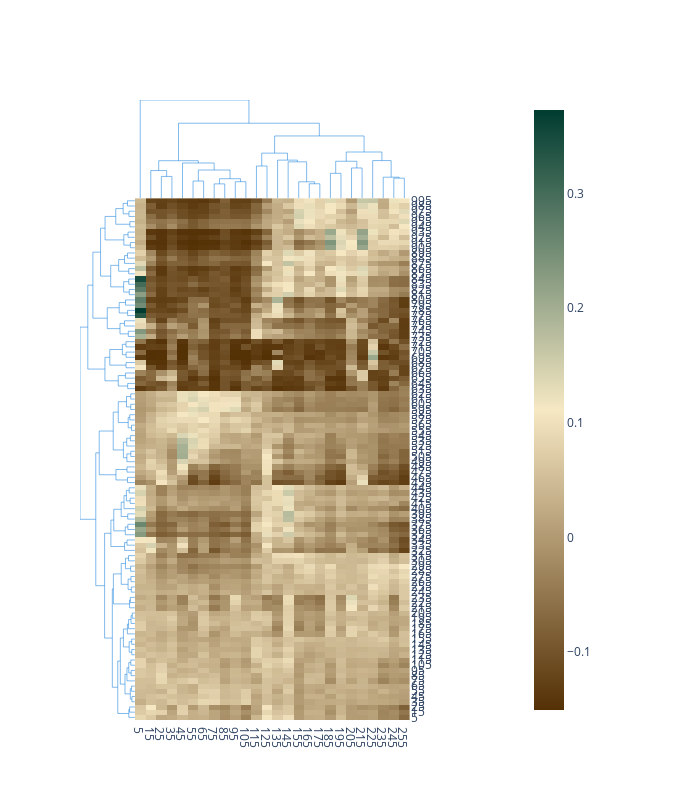

Notebook code cell kept with this figure:
### Code cell
import pandas as pd
import dash_bio


#df = pd.read_csv('https://raw.githubusercontent.com/plotly/datasets/master/Dash_Bio/Chromosomal/clustergram_brain_cancer.csv')

dash_bio.Clustergram(
    data=np.array(dat_lst),
    height=800,
    width=700
)
